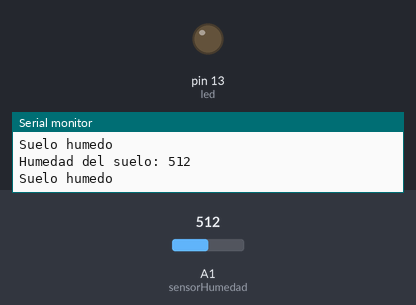
Bench run of a sketch on a simulated Arduino Uno, built with avr-gcc and run on an emulated ATmega328P. Parts: output pins drawn as LEDs (lit = HIGH), the last lines printed to the serial monitor. The inputs (shaded band) are chosen by the test bench; at power-on: A1 (sensorHumedad) = 512.

Above: at 1.8 s.
1.9 s: A1 (sensorHumedad) set to 416
3.4 s: A1 (sensorHumedad) set to 390
At 4.5 s:
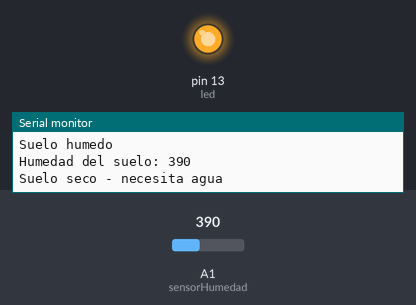
5.5 s: A1 (sensorHumedad) set to 410
At 7.2 s:
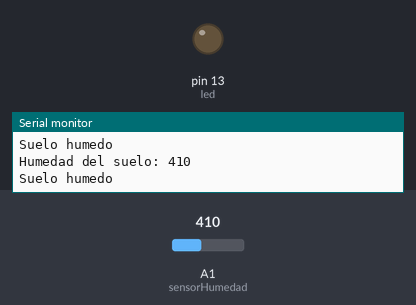
7.5 s: A1 (sensorHumedad) set to 306
At 8.8 s:
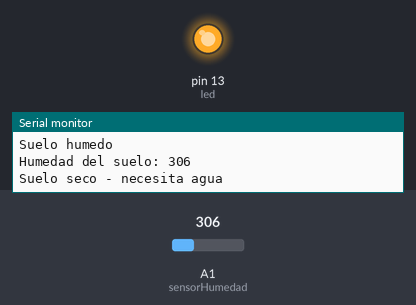
Timing chart, 0 to 10.5 s (numbered marks = the images above; inputs shaded):
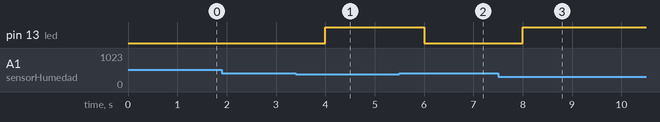

Measured:
- the behaviour switches between 400 and 399 on A1 (sensorHumedad) (found by bisection; images 0 and 1)
- after the input at 3.4 s, pin 13 (led): LOW → HIGH after 0.60 s
- after the input at 5.5 s, pin 13 (led): HIGH → LOW after 0.50 s
- after the input at 7.5 s, pin 13 (led): LOW → HIGH after 0.51 s

The sketch:

codigo.ino
```cpp
const int sensorHumedad = A1;
const int led = 13;

void setup() {
  Serial.begin(9600);
  pinMode(led, OUTPUT);
}

void loop() {

  int humedad = analogRead(sensorHumedad);

  Serial.print("Humedad del suelo: ");
  Serial.println(humedad);

  if (humedad < 400) {
    // Suelo seco
    digitalWrite(led, HIGH);
    Serial.println("Suelo seco - necesita agua");
  }
  else {
    // Suelo húmedo
    digitalWrite(led, LOW);
    Serial.println("Suelo humedo");
  }

  delay(1000);
}
```
